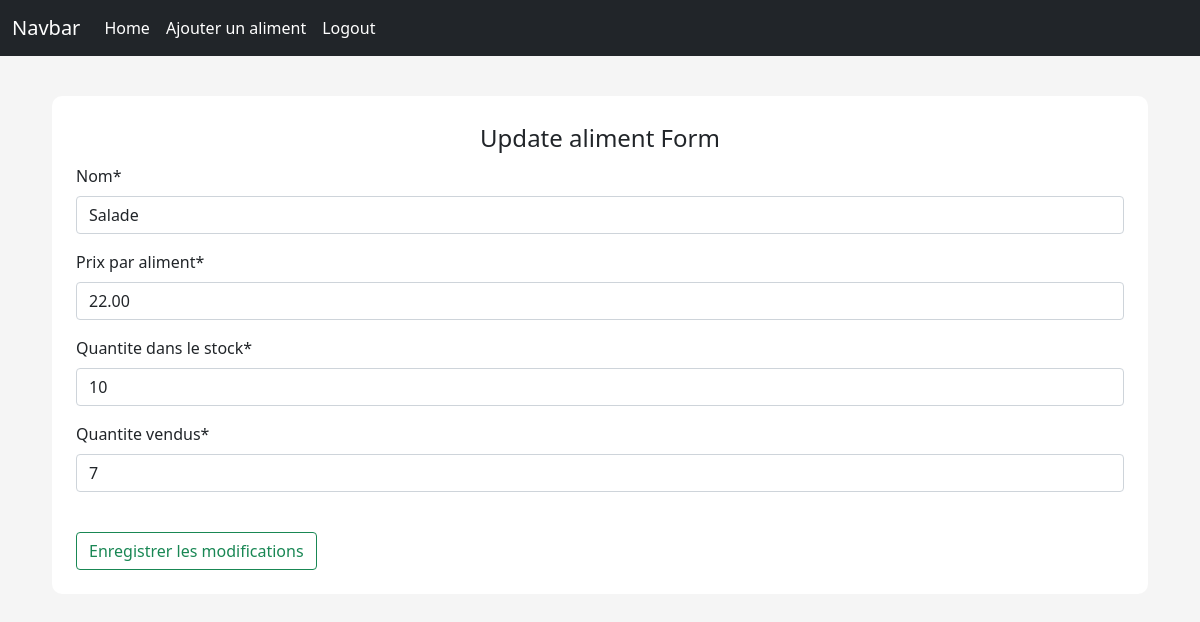
/aliments/update/15 (signed in), run on the app's committed database.
### aliments/models.py (models this page shows, shortened)
class Aliments(models.Model):
    Nom=models.CharField(max_length=100,null=False,blank=False)
    Prix_par_aliment=models.DecimalField(max_digits=19,decimal_places=2,null=False,blank=False)
    Quantite_dans_le_stock=models.IntegerField(null=False,blank=False)
    Quantite_vendus=models.IntegerField(null=False,blank=False)
    Date_du_stock=models.DateField(auto_now_add=True)
    Derniere_date_de_vente=models.DateField(auto_now=True)

### aliments/views.py (the view)
# urls.py: path('update/<int:pk>',update_aliment, name='update_aliment'),
@login_required()
def update_aliment(request, pk):
    aliment = get_object_or_404(Aliments, pk=pk)
    if request.method == "POST":
        updateForm = UpdateAlimentForm(data=request.POST)
        if updateForm.is_valid():
            aliment.Nom = updateForm.data['Nom']
            aliment.Quantite_dans_le_stock = updateForm.data['Quantite_dans_le_stock']
            aliment.Quantite_vendus = updateForm.data['Quantite_vendus']
            aliment.Prix_par_aliment = updateForm.data['Prix_par_aliment']
            aliment.save()
            messages.success(request, 'Aliment Updated')#Le formulaire est pré-rempli avec les détails de l'aliment existant (instance=aliment)
            return redirect(f"/aliments/per_product/{pk}")
    else:
        updateForm = UpdateAlimentForm(instance=aliment)
    context={'form' : updateForm}
    return render(request, "restaurantmanagement/aliment_update.html", context=context)

### aliments/forms.py
class UpdateAlimentForm(ModelForm):
    class Meta:
        model = Aliments
        fields = ["Nom", "Prix_par_aliment", "Quantite_dans_le_stock", "Quantite_vendus"]

### templates/restaurantmanagement/aliment_update.html (shortened to what this page needs)
{% extends '../layout.html' %}
{% load crispy_forms_tags %}
{% load static %}
{% block content %}
<div class="content-section">
    <form method="POST">
        <fieldset>
            <legend class="border-botton pd-2 nb-4 text-center">Update aliment Form</legend>
            <div class="form-group">
                {{ form|crispy }}
            </div>
            <div class="form-group pt-4">
                <button class="btn btn-outline-success" type="'submit">Enregistrer les modifications </button>
            </div>
        </fieldset>
    </form>
</div>
{% endblock %}

### static/css/main.css (style rules this page uses)
body { background-color: rgb(245, 245, 245); }
.content-section { background: #fff; margin: 40px; padding: 1.5rem 1.5rem; border-radius: 10px; }

### data on the page
Aliments: Nom "Salade", Prix_par_aliment "22.00", Quantite_dans_le_stock "10", Quantite_vendus "7"
